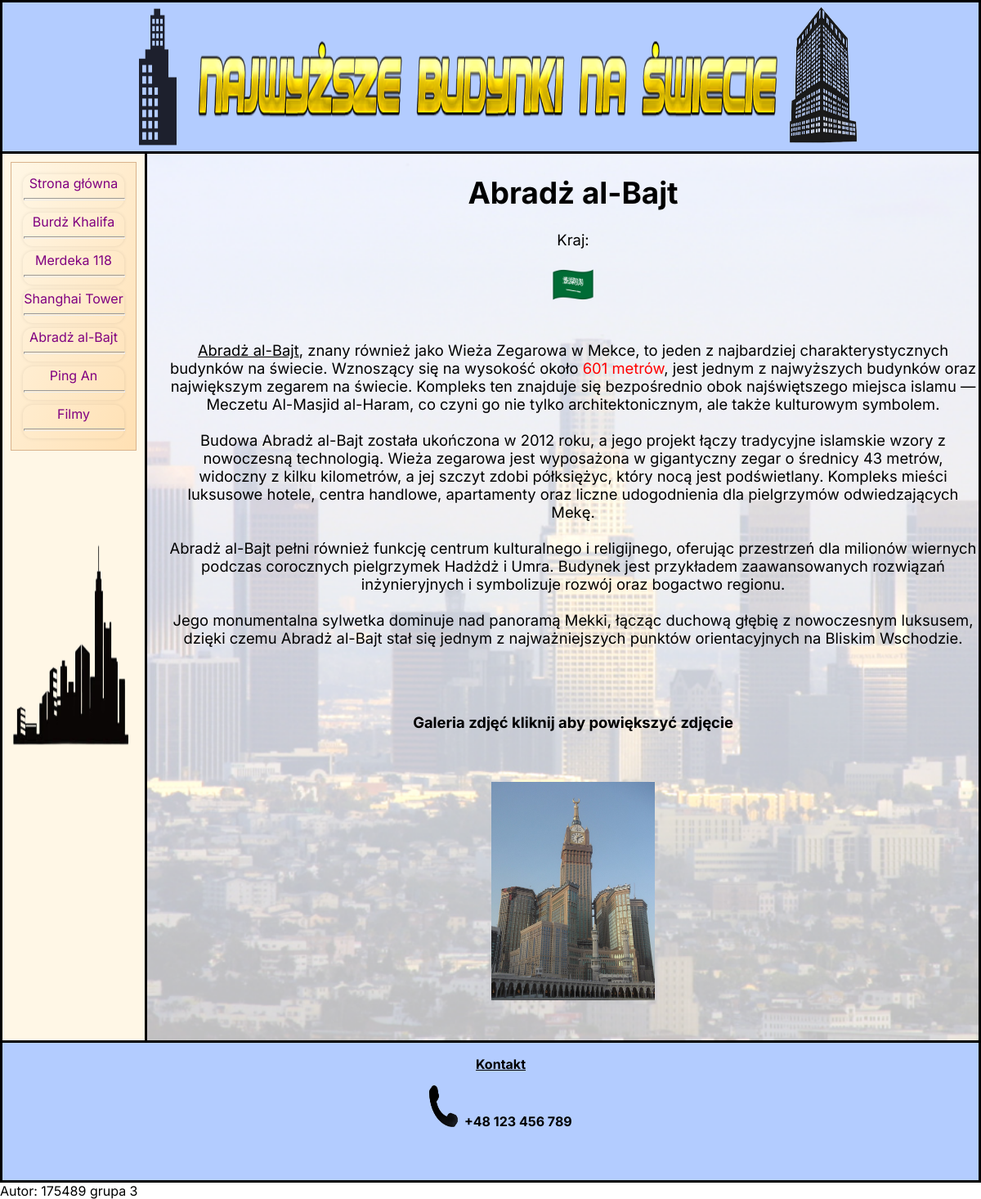
The page / on the database its author committed.
### tables this page shows
CREATE TABLE `page_list` (
  `id` int(11) UNSIGNED NOT NULL,
  `page_title` varchar(255) NOT NULL,
  `page_content` text NOT NULL,
  `status` int(11) NOT NULL DEFAULT 1
);

### showpage.php (called while the page is built, shortened)
<?php
function PokazPodstrone($id)
{
    global $conn;
    $id_clear = intval($id);
    $query = "SELECT * FROM page_list WHERE id = '$id_clear' LIMIT 1";
    $result = mysqli_query($conn, $query);
    $row = mysqli_fetch_assoc($result);
    return $row['page_content'];
}
?>

### index.php (the view, shortened to what this page needs)
<?php
include('cfg.php');
include('showpage.php');
$idp = $_GET['idp'] ?? '1';
$page_content = PokazPodstrone($idp);
if ($page_content !== "[nie_znaleziono_strony]") {
    $strona_content = $page_content;
}
?>
<!DOCTYPE html>
<html lang="pl">
<head>
<link rel="stylesheet" href="css/style.css">
</head>
<body>
<div class="container">
  <div class="header">
    <img src="img/webp.webp" alt="szyld_obraz">
    <img src="img/Header.png" class="nieformat" alt="logo">&nbsp;&nbsp;
    <img src="img/Header4.png" alt="szyld_obraz2">
  </div>
  <div class="navigation">
    <table>
      <tr><td><a href="index.php?idp=1">Strona główna</a><hr></td></tr>
      <tr><td><a href="index.php?idp=2">Burdż Khalifa</a><hr></td></tr>
      <tr><td><a href="index.php?idp=3">Merdeka 118</a><hr></td></tr>
	  <tr><td><a href="index.php?idp=4">Shanghai Tower</a><hr></td></tr>
	  <tr><td><a href="index.php?idp=5">Abradż al-Bajt</a><hr></td></tr>
      <tr><td><a href="index.php?idp=6">Ping An</a><hr></td></tr>
      <tr><td><a href="index.php?idp=7">Filmy</a><hr></td></tr>
    </table>
    <br><br>
    <img src="img/Background_naw3.png" alt="nawigacja_obraz">
  </div>
  <div class="main">
    <?php echo $strona_content; ?>
  </div>
  <div class="footer">
    <p><u><b>Kontakt</b></u></p>
    <img src="img/Foot_P.png" alt="telefon">&nbsp;&nbsp;<span>+48 123 456 789</span>
  </div>
</div>
<?php
  $nr_indeksu = '175489';
  $nrGrupy = '3';
  echo 'Autor:  '.$nr_indeksu.' grupa '.$nrGrupy.'<br /><br />';
?>
</body>
</html>

### css/style.css (style rules this page uses)
html { font-family: 'Inter', sans-serif; }
html, body { height: 100%; margin: 0; padding: 0; box-sizing: border-box; }
div.container { height: 100%; width: 100%; float: left; box-sizing: border-box; overflow:auto; min-height: 100vh; flex-direction: column; }
a { color: purple; text-decoration: none; }
div.header { height: 13%; width: 100%; float: left; text-align:center; border-style: solid; box-sizing: border-box; display:flex; flex-wrap:wrap; background-color: #b3ccff; font-family: "Times New Roman", Times, serif; align-items: center; display: flex; justify-content: center; }
.header img { height: 100%; width: 7.5%; }
.header img.nieformat { width: 60%; height: 60%; }
div.navigation { height: 75%; width: 15%; float: left; border-style: solid; border-bottom-style: none; border-top-style: none; box-sizing: border-box; background-color: #fff7e6; }
.navigation { width:15%; background:#fff7e6; padding:10px; }
.navigation img { height: 40%; width: 100%; }
.navigation hr { width: 100%; height: 1px; }
.navigation table { width: 100%; text-align: center; border-collapse: separate; border-spacing: 6px; background: linear-gradient(to bottom right, #fff7e6, #ffe0b3); border: 1px solid #d9b38c; padding: 8px; transition: background 0.3s ease; }
.navigation table td { border-radius: 12px; box-shadow: 0 0 4px rgba(0,0,0,0.1); }
div.main { height: 75%; width: 85%; float: left; border-right-style: solid; box-sizing: border-box; padding-left: 25px; overflow:auto; background-image: url("../img/Background_LA.png"); background-size: cover; background-repeat: no-repeat; background-position: center; font-size: 115%; text-align:center; }
.main img { max-width: 100%; height: auto; cursor: pointer; }
#budynekstrona { width: 200px; cursor: pointer; }
.main img.flaga { height: auto ; width: 50px ; transition: transform 0.3s ease; cursor: pointer; }
div.footer { height: 12%; width: 100%; float: left; border-style: solid; box-sizing: border-box; padding-left: 25px; text-align:center; font-weight:bold; background-color: #b3ccff; clear: both; }
.footer img { height: 30%; width: 3%; }

### rows shown on the page
page_list: page_content "Abradż al-Bajt Kraj: Abradż al-Bajt , znany również jako Wieża Zegarowa w Mekce, to jeden z najbardziej charakterystycznych budynków na świecie. Wznoszący się na wysokość około 601 metrów , jest jednym z najwyższych budynków oraz największym zegarem na świecie. Kompleks ten znajduje się bezpośrednio obok najświętszego miejsca islamu — Meczetu Al-Masjid al-Haram, co czyni go nie tylko architektonicznym, ale także kulturowym symbolem. Budowa Abradż al-Bajt została ukończona w 2012 roku, a jego projekt łączy tradycyjne islamskie wzory z nowoczesną technologią. Wieża zegarowa jest wyposażona w gigantyczny zegar o średnicy 43 metrów, widoczny z kilku kilometrów, a jej szczyt zdobi półksiężyc,…", page_content (picture)

### other values the page prints
$nr_indeksu "175489"
$nrGrupy "3"
